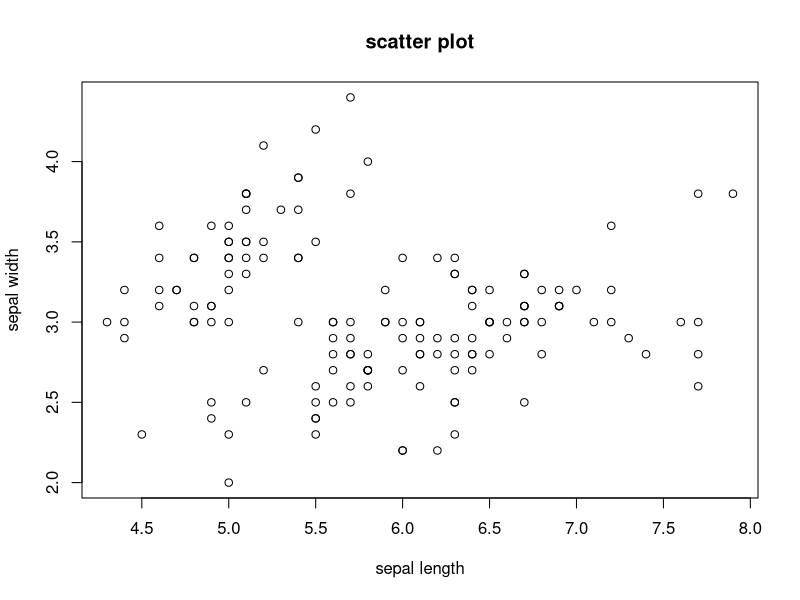
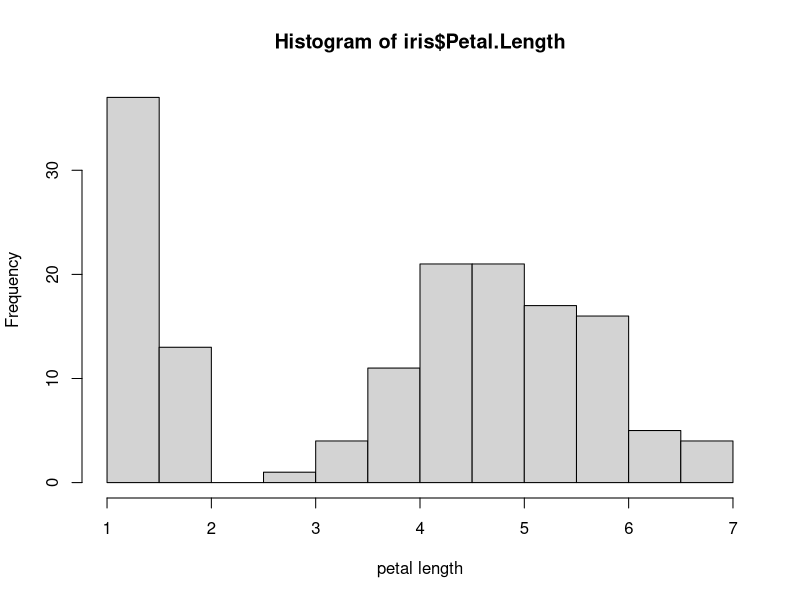
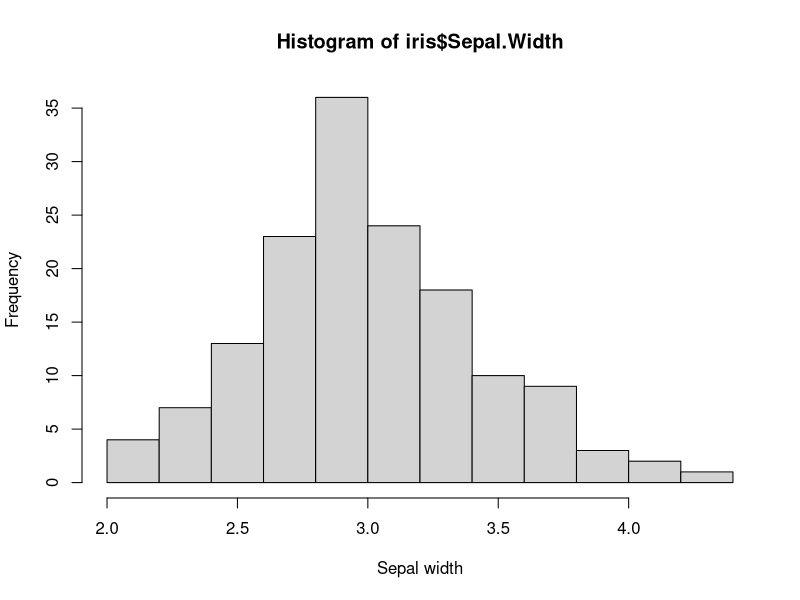
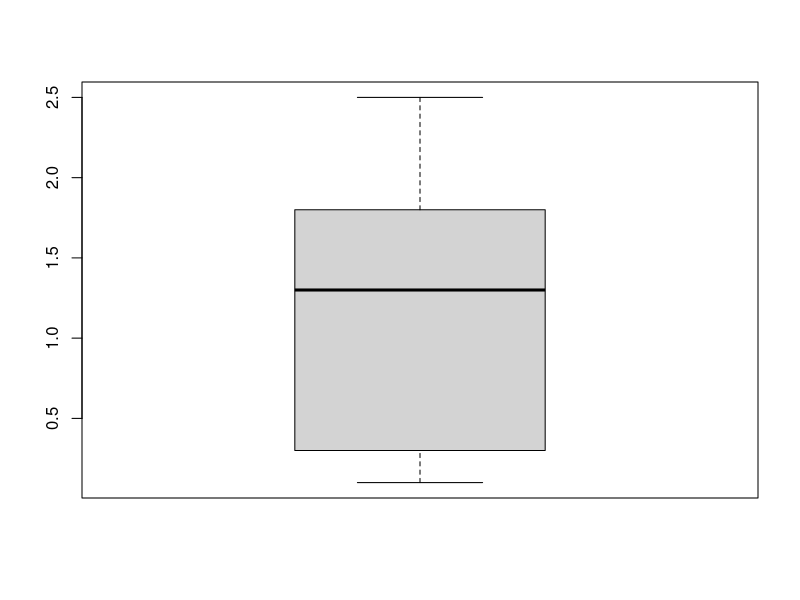
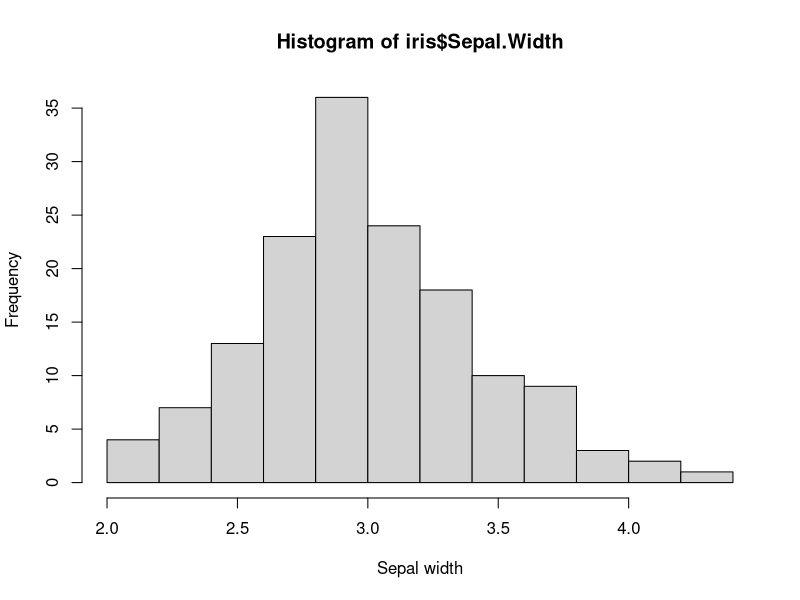
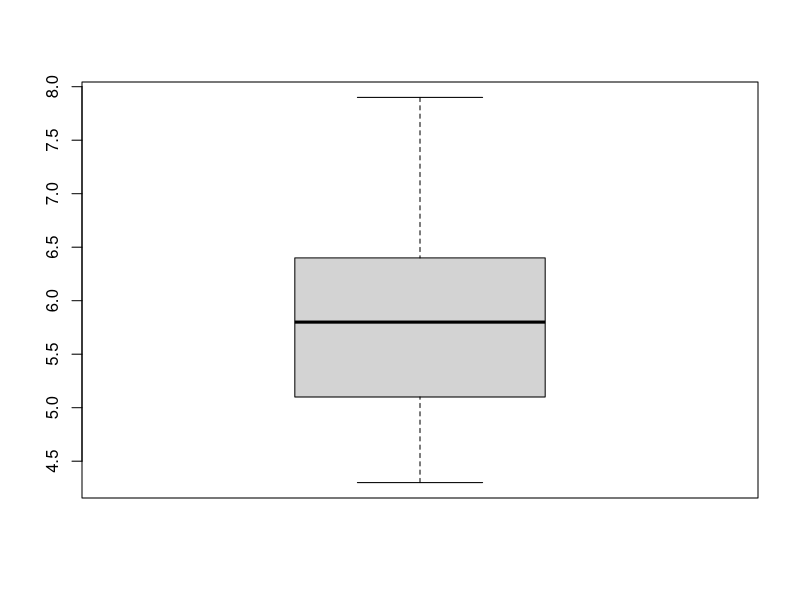

Write the R code that produced these figures, in order.
head(iris)
plot(x = iris$Sepal.Length, y = iris$Sepal.Width, xlab = "sepal length",
     ylab = "sepal width", main = "scatter plot")
hist(x = iris$Petal.Length, xlab = "petal length")
hist(x = iris$Sepal.Width, xlab = "Sepal width")
boxplot(x = iris$Petal.Width)
hist(x = iris$Sepal.Width, xlab = "Sepal width")
boxplot(x = iris$Sepal.Length) 
library(dplyr)
iris %>%
  group_by(Species) %>%
  summarise(avg = mean(Sepal.Width))
